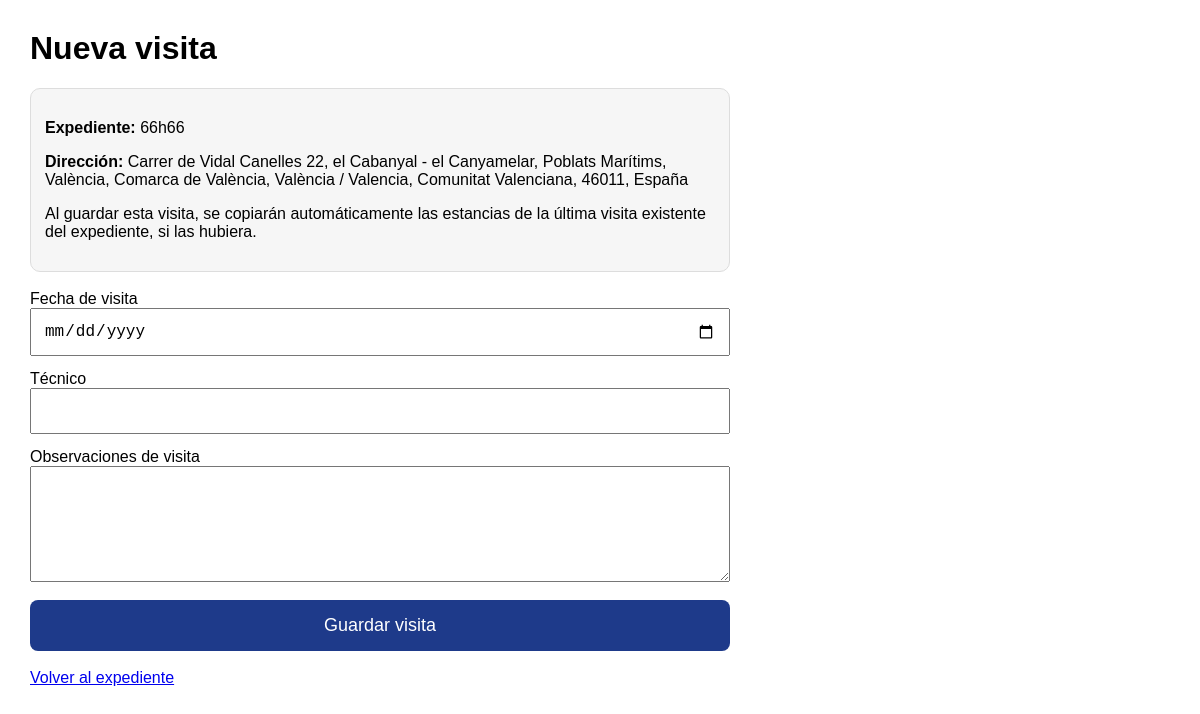
/nueva-visita/3, run on the app's committed database.
### tables this page shows
CREATE TABLE expedientes (
            id INTEGER PRIMARY KEY AUTOINCREMENT,
            numero_expediente TEXT NOT NULL,
            cliente TEXT NOT NULL,
            direccion TEXT NOT NULL,
            tipo_inmueble TEXT,
            orientacion_inmueble TEXT,
            anio_construccion TEXT,
            plantas_bajo_rasante TEXT,
            plantas_sobre_baja TEXT,
            uso_inmueble TEXT,
            superficie TEXT,
            observaciones_generales TEXT,

            -- datos específicos si es piso
            planta_unidad TEXT,
            puerta_unidad TEXT,
            superficie_unidad TEXT,
            dormitorios_unidad TEXT,
            banos_unidad TEXT,
            observaciones_bloque TEXT,
            observaciones_unidad TEXT,

            -- reforma
            reformado TEXT,
            fecha_reforma TEXT,
            observaciones_reforma TEXT
        , codigo_postal TEXT, ciudad TEXT, provincia TEXT);

### app/routers/visitas.py (the view)
@router.get("/nueva-visita/{expediente_id}", response_class=HTMLResponse)
def nueva_visita(request: Request, expediente_id: int):
    conn = get_connection()
    cur = conn.cursor()
    expediente = cur.execute(
        """
        SELECT *
        FROM expedientes
        WHERE id = ?
        """,
        (expediente_id,),
    ).fetchone()
    conn.close()
    if not expediente:
        return HTMLResponse("<h1>Expediente no encontrado</h1>", status_code=404)
    return request.app.state.templates.TemplateResponse(
        "nueva_visita.html",
        {"request": request, "expediente": expediente},
    )

### templates/nueva_visita.html (shortened to what this page needs)
<!DOCTYPE html>
<html lang="es">
<head>
</head>
<body>
    <h1>Nueva visita</h1>
    <div class="info">
        <p><strong>Expediente:</strong> {{ expediente.numero_expediente }}</p>
        <p><strong>Dirección:</strong> {{ expediente.direccion }}</p>
        <p>Al guardar esta visita, se copiarán automáticamente las estancias de la última visita existente del
            expediente, si las hubiera.</p>
    </div>
    <form method="post" action="/guardar-visita/{{ expediente.id }}">
        <label>Fecha de visita</label>
        <input type="date" name="fecha" required>
        <label>Técnico</label>
        <input name="tecnico" required>
        <label>Observaciones de visita</label>
        <textarea name="observaciones_visita" rows="5"></textarea>
        <button type="submit">Guardar visita</button>
    </form>
    <br>
    <a href="/detalle-expediente/{{ expediente.id }}">Volver al expediente</a>
</body>
</html>

### templates/nueva_visita.html (style rules this page uses)
body { font-family: Arial, sans-serif; margin: 30px; max-width: 700px; }
input, textarea { width: 100%; padding: 12px; margin-bottom: 14px; font-size: 16px; box-sizing: border-box; }
button { padding: 15px; font-size: 18px; width: 100%; background: #1e3a8a; color: white; border: none; border-radius: 8px; }
.info { background: #f6f6f6; border: 1px solid #ddd; border-radius: 10px; padding: 14px; margin-bottom: 18px; }

### data on the page
expedientes: numero_expediente "66h66", direccion "Carrer de Vidal Canelles 22, el Cabanyal - el Canyamelar, Poblats Marítims, València, Comarca de València, València / Valencia, Comunitat Valenciana, 46011, España"
